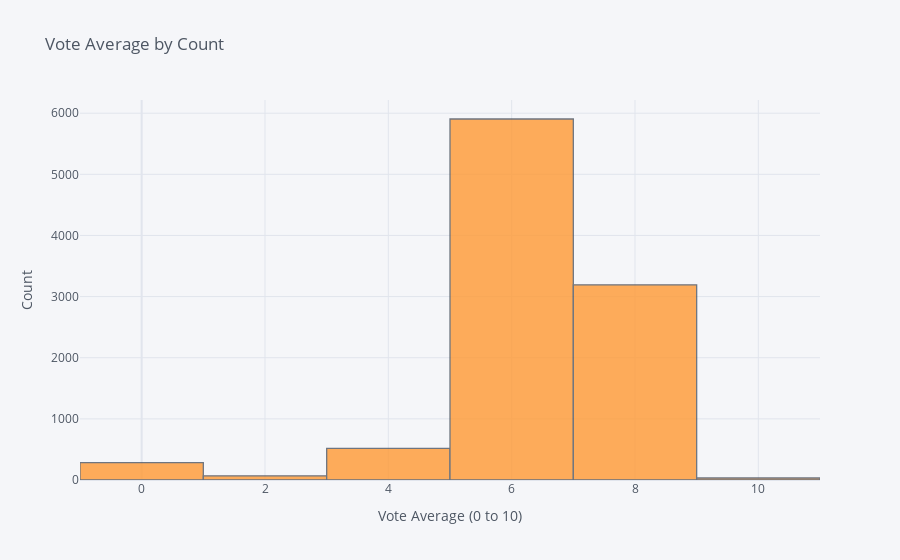

The code cell stored with this chart in its notebook:
### Markdown cell above
### This section features additional graphs, which are more interactive than the previous ones rendered through the Seaborn library. 

### The graphs in this section were rendered using Plotly.

### Code cell
mov_df["vote_average"].iplot(title="Vote Average by Count", xTitle="Vote Average (0 to 10)", yTitle="Count", kind="hist", bins=10)

### Figure 1 — Plotly figure (JSON) as saved in the notebook; plotly's stock layout.template omitted (floating-point values rounded to 4 significant figures; data arrays with more than 128 entries replaced by an {"elided": "..."} marker saying what was removed)
{"data": [{"histfunc": "count", "histnorm": "", "marker": {"color": "rgba(255, 153, 51, 1.0)", "line": {"color": "#4D5663", "width": 1.3}}, "name": "vote_average", "nbinsx": 10, "opacity": 0.8, "orientation": "v", "type": "histogram", "x": {"elided": "10000 float values"}}], "layout": {"barmode": "overlay", "legend": {"bgcolor": "#F5F6F9", "font": {"color": "#4D5663"}}, "paper_bgcolor": "#F5F6F9", "plot_bgcolor": "#F5F6F9", "title": {"font": {"color": "#4D5663"}, "text": "Vote Average by Count"}, "xaxis": {"gridcolor": "#E1E5ED", "showgrid": true, "tickfont": {"color": "#4D5663"}, "title": {"font": {"color": "#4D5663"}, "text": "Vote Average (0 to 10)"}, "zerolinecolor": "#E1E5ED"}, "yaxis": {"gridcolor": "#E1E5ED", "showgrid": true, "tickfont": {"color": "#4D5663"}, "title": {"font": {"color": "#4D5663"}, "text": "Count"}, "zerolinecolor": "#E1E5ED"}}}
